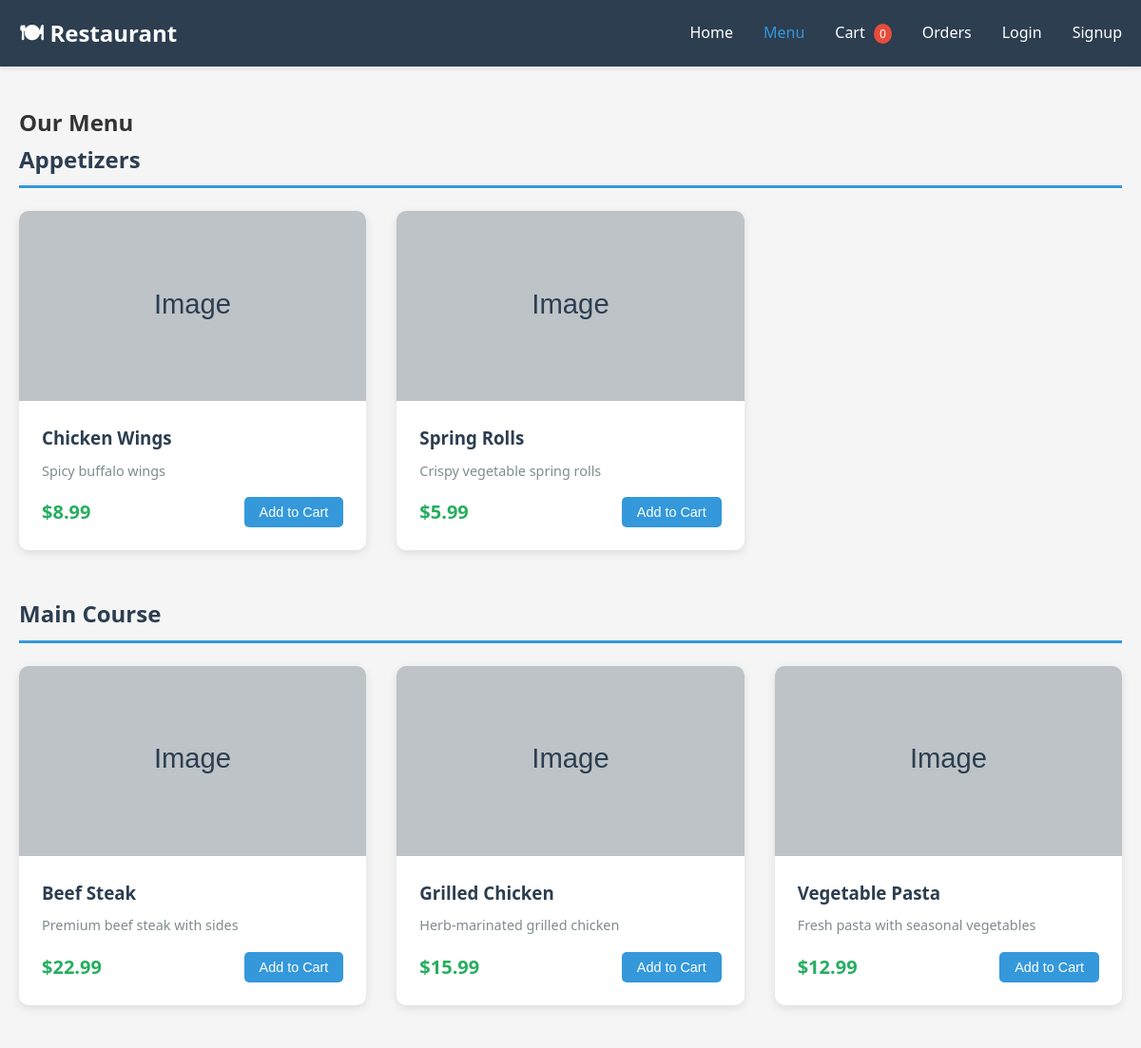
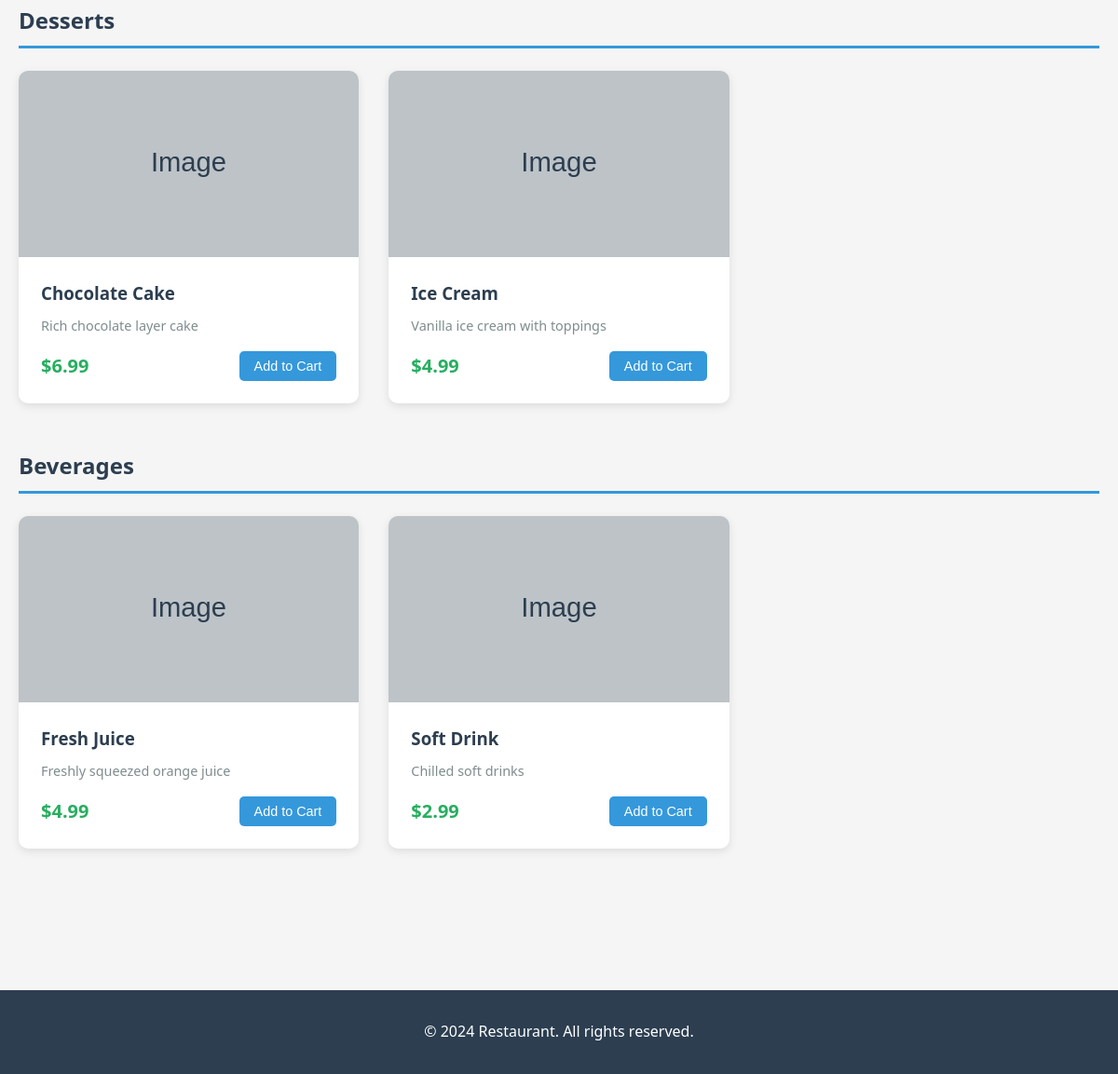
The page /menu on the database its author committed (2 pictures, top to bottom).
### tables this page shows
CREATE TABLE categories (
                id INTEGER PRIMARY KEY AUTOINCREMENT,
                name TEXT NOT NULL UNIQUE,
                description TEXT
            );

CREATE TABLE menu_items (
                id INTEGER PRIMARY KEY AUTOINCREMENT,
                name TEXT NOT NULL,
                description TEXT,
                price REAL NOT NULL,
                category_id INTEGER,
                available BOOLEAN DEFAULT 1,
                image_url TEXT,
                FOREIGN KEY (category_id) REFERENCES categories(id)
            );

### app.py (the view)
@app.route('/menu')
def menu():
    with get_db() as conn:
        cursor = conn.cursor()
        cursor.execute('''
            SELECT m.*, c.name as category_name
            FROM menu_items m
            JOIN categories c ON m.category_id = c.id
            WHERE m.available = 1
            ORDER BY c.id, m.name
        ''')
        items = cursor.fetchall()
        cursor.execute('SELECT * FROM categories ORDER BY id')
        categories = cursor.fetchall()
    return render_template('menu.html', items=items, categories=categories)

### database.py (called while the page is built)
@contextmanager
def get_db():
    conn = sqlite3.connect(DATABASE)
    conn.row_factory = sqlite3.Row
    conn.execute('PRAGMA foreign_keys = ON')
    try:
        yield conn
        conn.commit()
    except Exception:
        conn.rollback()
        raise
    finally:
        conn.close()

### templates/menu.html (shortened to what this page needs)
<!DOCTYPE html>
<html lang="en">
<head>
    <link rel="stylesheet" href="{{ url_for('static', filename='css/style.css') }}">
</head>
<body>
    <nav class="navbar">
        <div class="container">
            <h1 class="logo">🍽 Restaurant</h1>
            <ul class="nav-links">
                <li><a href="/">Home</a></li>
                <li><a href="/menu" class="active">Menu</a></li>
                <li><a href="/cart">Cart <span id="cart-count" class="badge">0</span></a></li>
                <li><a href="/orders">Orders</a></li>
                <li><a href="/login">Login</a></li>
                <li><a href="/signup">Signup</a></li>
            </ul>
        </div>
    </nav>
    <section class="menu-section">
        <div class="container">
            <h1>Our Menu</h1>
            {% for category in categories %}
            <div class="category-section">
                <h2 class="category-title">{{ category['name'] }}</h2>
                <div class="menu-grid">
                    {% for item in items %}
                        {% if item['category_id'] == category['id'] %}
                        <div class="menu-card">
                            <div class="menu-card-image">
                                <img src="{{ url_for('static', filename=item['image_url']) }}" alt="{{ item['name'] }}" loading="lazy" onerror="this.onerror=null; this.src='{{ url_for('static', filename='images/placeholder.svg') }}';">
                            </div>
                            <div class="menu-card-content">
                                <h3>{{ item['name'] }}</h3>
                                <p class="description">{{ item['description'] }}</p>
                                <div class="menu-card-footer">
                                    <span class="price">${{ "%.2f"|format(item['price']) }}</span>
                                    <button class="btn btn-small add-to-cart-btn"
                                        data-id="{{ item['id'] }}"
                                        data-name="{{ item['name'] }}"
                                        data-price="{{ item['price'] }}">
                                        Add to Cart
                                    </button>
                                </div>
                            </div>
                        </div>
                        {% endif %}
                    {% endfor %}
                </div>
            </div>
            {% endfor %}
        </div>
    </section>
    <footer>
        <div class="container">
            <p>&copy; 2024 Restaurant. All rights reserved.</p>
        </div>
    </footer>
</body>
</html>

### static/css/style.css (style rules this page uses)
* { margin: 0; padding: 0; box-sizing: border-box; }
body { font-family: 'Segoe UI', Tahoma, Geneva, Verdana, sans-serif; line-height: 1.6; color: #333; background-color: #f5f5f5; }
.container { max-width: 1200px; margin: 0 auto; padding: 0 20px; }
.navbar { background-color: #2c3e50; color: white; padding: 1rem 0; box-shadow: 0 2px 5px rgba(0,0,0,0.1); }
.navbar .container { display: flex; justify-content: space-between; align-items: center; }
.logo { font-size: 1.5rem; font-weight: bold; }
.nav-links { display: flex; list-style: none; gap: 2rem; }
.nav-links a { color: white; text-decoration: none; transition: color 0.3s; position: relative; }
.nav-links a:hover, .nav-links a.active { color: #3498db; }
.badge { background-color: #e74c3c; color: white; border-radius: 50%; padding: 2px 6px; font-size: 0.75rem; margin-left: 5px; }
.btn { display: inline-block; padding: 12px 30px; background-color: #3498db; color: white; text-decoration: none; border-radius: 5px; border: none; cursor: pointer; transition: background-color 0.3s; font-size: 1rem; }
.btn-small { padding: 8px 16px; font-size: 0.9rem; }
.menu-section { padding: 40px 0; min-height: calc(100vh - 200px); }
.category-section { margin-bottom: 3rem; }
.category-title { color: #2c3e50; margin-bottom: 1.5rem; padding-bottom: 0.5rem; border-bottom: 3px solid #3498db; }
.menu-grid { display: grid; grid-template-columns: repeat(auto-fill, minmax(280px, 1fr)); gap: 2rem; }
.menu-card { background: white; border-radius: 10px; overflow: hidden; box-shadow: 0 3px 10px rgba(0,0,0,0.1); transition: transform 0.3s; }
.menu-card-image { height: 200px; background-color: #ecf0f1; display: flex; align-items: center; justify-content: center; overflow: hidden; }
.menu-card-image img { width: 100%; height: 100%; object-fit: cover; display: block; }
.menu-card-content { padding: 1.5rem; }
.menu-card-content h3 { margin-bottom: 0.5rem; color: #2c3e50; }
.description { color: #7f8c8d; font-size: 0.9rem; margin-bottom: 1rem; }
.menu-card-footer { display: flex; justify-content: space-between; align-items: center; }
.price { font-size: 1.25rem; font-weight: bold; color: #27ae60; }
footer { background-color: #2c3e50; color: white; text-align: center; padding: 2rem 0; margin-top: 4rem; }

### rows shown on the page
categories: name "Appetizers"
menu_items: name "Chicken Wings", description "Spicy buffalo wings", price "8.99"
menu_items: name "Spring Rolls", description "Crispy vegetable spring rolls", price "5.99"
categories: name "Main Course"
menu_items: name "Beef Steak", description "Premium beef steak with sides", price "22.99"
menu_items: name "Grilled Chicken", description "Herb-marinated grilled chicken", price "15.99"
menu_items: name "Vegetable Pasta", description "Fresh pasta with seasonal vegetables", price "12.99"
categories: name "Desserts"
menu_items: name "Chocolate Cake", description "Rich chocolate layer cake", price "6.99"
menu_items: name "Ice Cream", description "Vanilla ice cream with toppings", price "4.99"
categories: name "Beverages"
menu_items: name "Fresh Juice", description "Freshly squeezed orange juice", price "4.99"
menu_items: name "Soft Drink", description "Chilled soft drinks", price "2.99"
